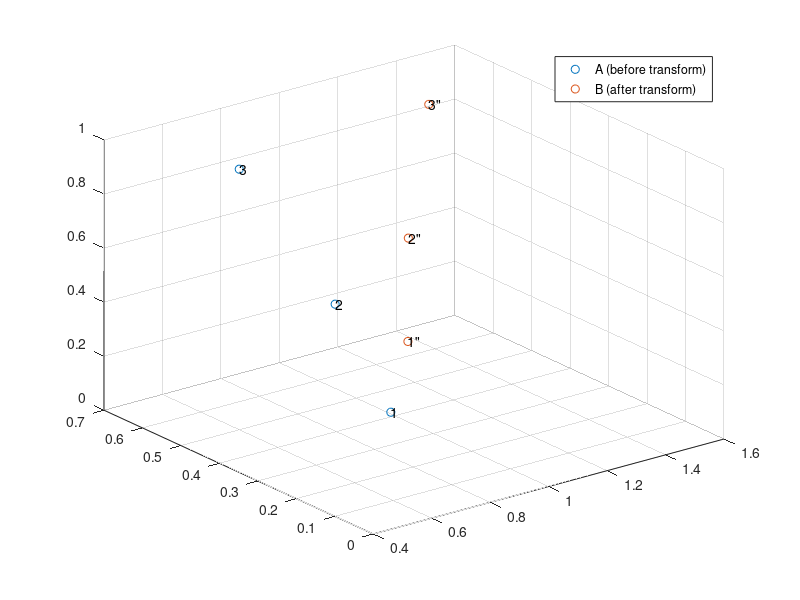

Reproduce this figure in MATLAB. (Note: this script raises an error after producing the figure.)
% 16-811 Fall 2019
% Emma Benjaminson
% Assignment 1
% Problem 5

%% 
clc ; clear all ; close all ; 

%% definitions

% matrix A is a 3 x 3 matrix where each column is a point, so each row is
% [x, y, z] coordinates for that point

%% create test points

% let A represent 3 points in 3D space (each row is a point) before
% transformation
A = rand(3,3) ; 

% let's apply a rotation about each axis
theta = pi/6 ; 

Rx = [1, 0, 0 ; 
      0, cos(theta), -sin(theta) ; 
      0, sin(theta), cos(theta) ] ; 
  
Ry = [cos(theta), 0, sin(theta) ; 
      0, 1, 0 ; 
      -sin(theta), 0, cos(theta) ] ; 
  
Rz = [cos(theta), -sin(theta), 0 ; 
      sin(theta), cos(theta), 0 ; 
      0, 0, 1 ] ; 
  
Rtest = Rz*Ry*Rx ; 

% let's produce a random translation
ttest = rand(3,1) ; 

B = Rtest*A + ttest ; 

% let's plot the points before and after
figure(1) 
scatter3(A(1,:),A(2,:),A(3,:)) ; 
labelsA = {'1','2','3'} ; 
text(A(1,:),A(2,:),A(3,:),labelsA) ; 
hold on 
scatter3(B(1,:),B(2,:),B(3,:)) ; 
labelsB = {'1"','2"','3"'} ; 
text(B(1,:),B(2,:),B(3,:),labelsB) ; 
hold off 
legend('A (before transform)','B (after transform)') ; 

%% extract rotation and translation matrices

[R, t] = transformation(A,B) ; 

% print and compare matrices
R 

Rtest

t

ttest

%% transformation

function [R, t] = transformation(A, B) 

    %transformation assumes that the input matrices A and B are square

    %%%%%
    % A %
    %%%%%
    
    % calculate centroid
    nA = size(A,1) ;
    Acen = (1/nA) * sum(A,2) ; % take the average of all the rows for the average centroid
    
    % find the vectors v that are the distance from each point to the
    % centroid
    vA = zeros(nA,nA) ; 
    
    for i = 1:nA
        vA(i,:) = A(:,i) - Acen ;
    end
    
    %%%%%
    % B %
    %%%%%
    
    % calculate centroid
    nB = size(B,1) ;
    Bcen = (1/nB) * sum(B,2) ; % take the average of all the cols for the average centroid
    
    % find the vectors v that are the distance from each point to the
    % centroid
    vB = zeros(nB,nB) ; 
    
    for i = 1:nB
        vB(i,:) = B(:,i) - Bcen ;
    end 
    
    %%%%%%%%%%%
    % H, R, t %
    %%%%%%%%%%%
    
    H = vA*vB' ;
    
    [U,~,V] = svd(H) ; 
    
    X = V*U' ; 
    
    R = X ; 
    
    t = B(:,1) - R*A(:,1) ;    
%     t2 = B(:,2) - R*A(:,2)  
%     t3 = B(:,3) - R*A(:,3)  
end
